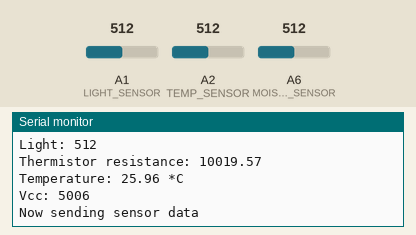
Recording of a sketch running on a simulated Arduino Nano, built with avr-gcc and run on an emulated ATmega328P. On the bench: the last lines printed to the serial monitor. Inputs (shaded band) come from the test bench; at power-on: A2 (TEMP_SENSOR) = 512, A1 (LIGHT_SENSOR) = 512, A6 (MOISTURE_SENSOR) = 512. No radio packets arrive unless stated.

Above: at 1.2 s.
1.3 s: A2 (TEMP_SENSOR) set to 1023
At 4.0 s:
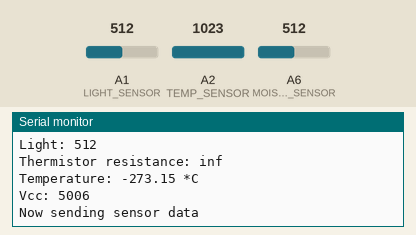
7.7 s: A1 (LIGHT_SENSOR) set to 716
9.2 s: A6 (MOISTURE_SENSOR) set to 716
10.7 s: A2 (TEMP_SENSOR) set to 900
At 13.6 s:
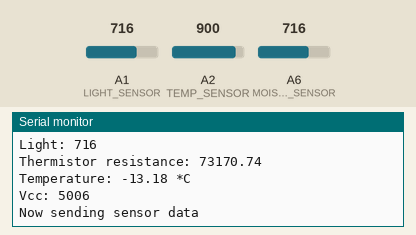
18.6 s: A1 (LIGHT_SENSOR) set to 900
20.1 s: A6 (MOISTURE_SENSOR) set to 900
Timing chart, 0 to 22.6 s (numbered marks = the images above; inputs shaded):
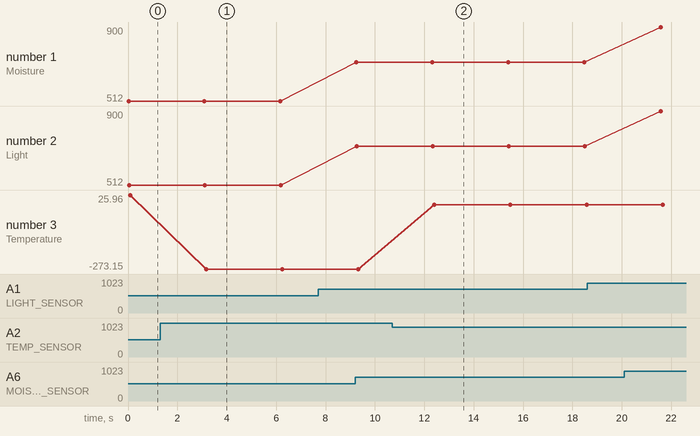

The sketch:

GanymedeArduino.ino
```cpp
#include <SPI.h>
#include "RF24.h"

/****************** Radio Config ***************************/
/***      Set this radio as radio number 0 or 1         ***/
bool radioNumber = 0;
/* Hardware configuration: Set up nRF24L01 radio on SPI bus plus pins 9 & 10 */
RF24 radio(9,10);

byte addresses[][6] = {"1Node","2Node"};
/**********************************************************/

// pin assignments
#define MOISTURE_SENSOR A6
#define LIGHT_SENSOR    A1
#define TEMP_SENSOR     A2

typedef struct{
  int16_t moisture;
  int16_t light;
  int16_t temp;
  int16_t volts;
}
s_data;

s_data sensorData;

void setup() {
   // start serial for debug output
   Serial.begin(9600);


   Serial.println(F("Ganymede Station Sensor Node"));


   // radio setup
   radio.begin();
   // Set the PA Level low to prevent power supply related issues due to
   // likelihood of close proximity of the devices. RF24_PA_MAX is default.
   //radio.setPALevel(RF24_PA_LOW);

   // Open a writing and reading pipe on each radio, with opposite addresses
   radio.openWritingPipe(addresses[0]);
   radio.openReadingPipe(1,addresses[1]);
}

void loop() {
   sensorData.moisture = getMoistureReading();
   sensorData.light = getLightReading();
   sensorData.temp = getTempReading();
   sensorData.volts = getVccReading();

   Serial.println(F("Now sending sensor data"));
   if (!radio.write( &sensorData, sizeof(sensorData) )){
       Serial.println(F("failed to send sensor data\n"));
   }
   delay(3000);
}


int16_t getMoistureReading()
{
   int moistValue = analogRead(MOISTURE_SENSOR);

   Serial.print("Moisture: ");
   Serial.println(moistValue);

   return moistValue;
}


int16_t getLightReading()
{
  int lightValue = analogRead(LIGHT_SENSOR);
  Serial.print("Light: ");
  Serial.println(lightValue);

  return lightValue;
}

int16_t getTempReading()
{
   const int SERIESRESISTOR = 10000;
   const int NUMSAMPLES = 5;
   int samples[NUMSAMPLES];
   uint8_t i;
   float average;

   // take N samples in a row, with a slight delay
   for (i=0; i< NUMSAMPLES; i++) {
      samples[i] = analogRead(TEMP_SENSOR);
      delay(10);
   }

   // average all the samples out
   average = 0;
   for (i=0; i< NUMSAMPLES; i++) {
      average += samples[i];
   }
   average /= NUMSAMPLES;

   // convert the value to resistance
   average = 1023 / average - 1;
   average = SERIESRESISTOR / average;
   Serial.print("Thermistor resistance: ");
   Serial.println(average);

   return resistanceToCelsius(average);
}


// this code from: https://learn.adafruit.com/thermistor/using-a-thermistor
// thanks lady ada!
int16_t resistanceToCelsius(float resistance)
{
   // resistance at 25 degrees C
   const int THERMISTOR_NOMINAL = 10000;
   // temp. for nominal resistance (almost always 25 C)
   const int TEMPERATURE_NOMINAL = 26;
   // The beta coefficient of the thermistor (usually 3000-4000)
   const int B_COEFFICIENT = 3950; //3950?

   float steinhart;
   steinhart = resistance / THERMISTOR_NOMINAL;     // (R/Ro)
   steinhart = log(steinhart);                  // ln(R/Ro)
   steinhart /= B_COEFFICIENT;                   // 1/B * ln(R/Ro)
   steinhart += 1.0 / (TEMPERATURE_NOMINAL + 273.15); // + (1/To)
   steinhart = 1.0 / steinhart;                 // Invert
   steinhart -= 273.15;                         // convert to C

   Serial.print("Temperature: ");
   Serial.print(steinhart);
   Serial.println(" *C");

   return (int16_t)steinhart;
}

// this code from: https://forum.arduino.cc/index.php?topic=356752.0
// thanks johnwasser!
int16_t getVccReading() {
  long result;
  // Read 1.1V reference against AVcc
  ADMUX = _BV(REFS0) | _BV(MUX3) | _BV(MUX2) | _BV(MUX1);
  delay(2); // Wait for Vref to settle
  ADCSRA |= _BV(ADSC); // Convert
  while (bit_is_set(ADCSRA,ADSC));
  result = ADCL;
  result |= ADCH<<8;
  result = 1126400L / result; // Back-calculate AVcc in mV

   Serial.print("Vcc: ");
   Serial.println(result);


  return (int16_t)result;
}
```

Measured:
- after the input at 1.3 s, the serial monitor: prints a new line after 1.8 s (image 1)
- after the input at 10.7 s, the serial monitor: prints a new line after 1.7 s (image 2)
- plotted number 3: 25.96 → -273.15 after the input at 1.3 s, -273.15 → -13.18 after the input at 10.7 s
